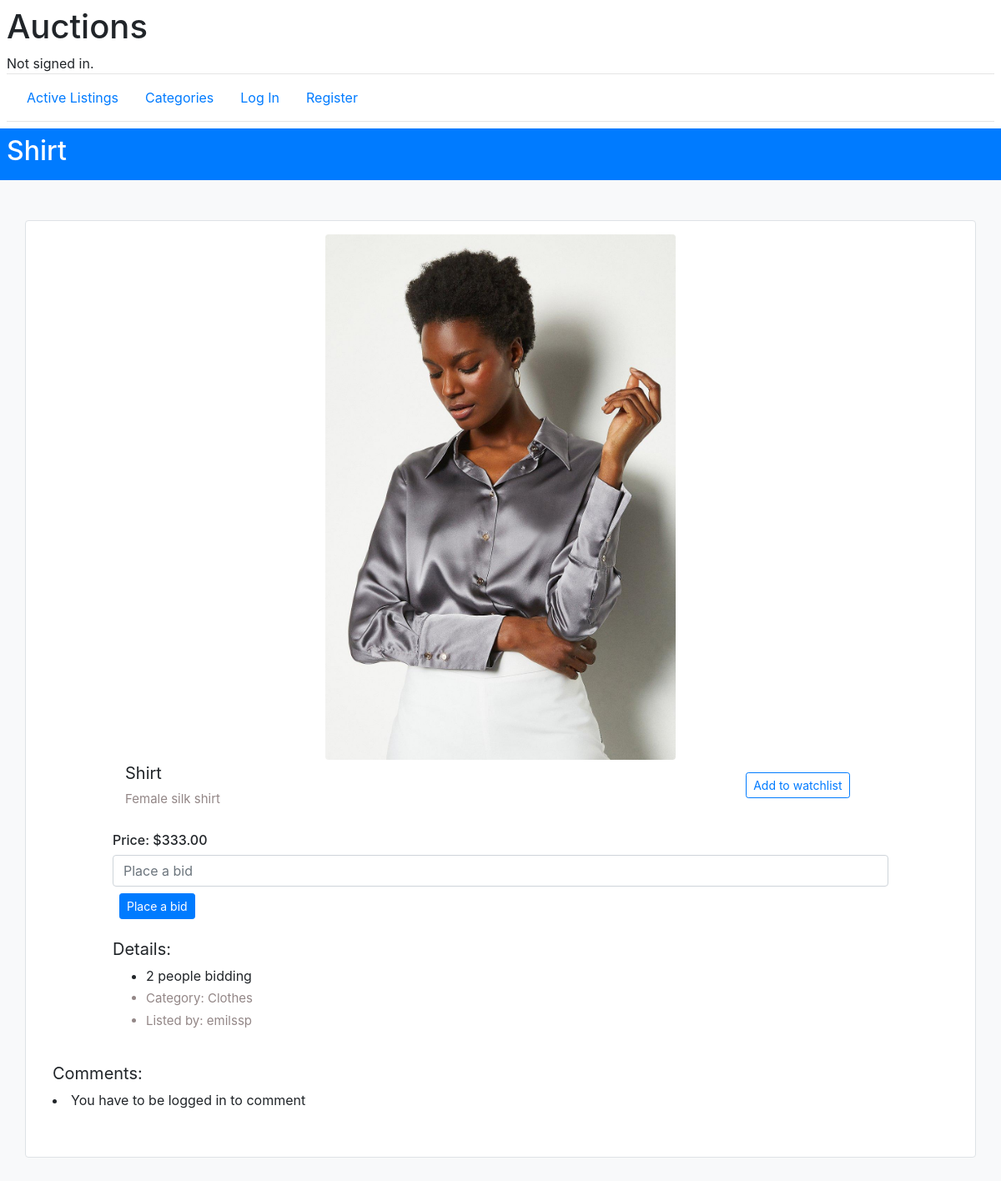
Screenshot of /listing/19/ with the database file from the repository.
### auctions/models.py (models this page shows, shortened)
class Item(models.Model):
    title = models.CharField(max_length=64)
    description = models.CharField(max_length=512)
    created_at = models.DateTimeField(auto_now_add=True)
    updated_at = models.DateTimeField(auto_now=True)
    start_price= models.DecimalField(max_digits=8, decimal_places=2)
    is_closed = models.BooleanField(default=False)
    image = models.ImageField(upload_to='items', default='items/default.jpg')
    watch=models.ManyToManyField(User, related_name='watch', blank=True, null=True)
    creator = models.ForeignKey(User, related_name='listings',blank=True, null=True, on_delete=models.SET_NULL)
    category = models.ForeignKey(Category, null=True, blank=True, related_name='listings', on_delete=models.SET_NULL)

class Bid(models.Model):
    item = models.ForeignKey(Item, on_delete=models.CASCADE, related_name='bids')
    bidder = models.ForeignKey(User, related_name='bids',on_delete=models.CASCADE)
    price = models.DecimalField(max_digits=10, decimal_places=2)

class Category(models.Model):
    title = models.CharField(max_length=32)
    def __str__(self):
        return f"{self.title}"

class User(AbstractUser):
    pass

### auctions/views.py (the view)
# urls.py: path("listing/<int:listing_id>/", views.listing, name="listing"),
def listing(request, listing_id):
    listing=Item.objects.get(pk=listing_id)
    bidders=[]
    for i in listing.bids.all():
        if i.bidder not in bidders:
            bidders.append(i.bidder)
    length=len(bidders)
    bid_ids = listing.bids.all().values('pk')
    max_bid=listing.start_price
    in_watchlist = request.user in listing.watch.all()
    max_bidder=None
    for bid_id in bid_ids:
        if Bid.objects.get(pk=bid_id['pk']).price>max_bid:
            max_bid=Bid.objects.get(pk=bid_id['pk']).price
            max_bidder = Bid.objects.get(pk=bid_id['pk']).bidder
    return render(request, "auctions/listing.html",{
        "item":listing,
        "title":listing.title,
        "price":max_bid,
        "bidders":length,
        "comments":Item.objects.get(pk=listing_id).comments.all(),
        "in_watchlist": in_watchlist,
        "bidder": max_bidder,
    })

### auctions/templates/auctions/listing.html (shortened to what this page needs)
{% extends "auctions/layout.html" %}
{% block name %}
<div class="bg-primary text-white p-2">
  <h2>{{title}}</h2>
</div>
{% endblock %}
{% block body %}
  <div class="container mt-5 mb-5 p-2 bg-white border rounded">
    <div class="d-flex justify-content-center row">
      <div class="col-md-10 ">
        <div class="col-md-12 mt-1 d-flex align-items-center justify-content-center">
          <div class="col-md-6 mt-1 ">
            <img class="img-fluid img-responsive rounded product-image" src="{{item.image.url}}">
          </div>
        </div>
          <div class="col-md-12 mt-1">
            <h5>{{item.title}}</h5>
            <div class="mt-1 mb-1 spec-1">{{item.description}}</div>
            {% if user.is_authenticated %}
              {% if in_watchlist %}
                <a class="btn btn-outline-danger btn-sm mt-2" style="position:absolute; top:5%; right:5%" href="{% url 'watchlist_remove' item.pk %}" type="button">Remove from watchlist</a>
              {% else %}
                <a class="btn btn-outline-primary btn-sm mt-2" style="position:absolute; top:5%; right:5%" href="{% url 'watchlist_add' item.pk %}" type="button">Add to watchlist</a>
              {% endif %}
              {% if user.pk == item.creator.pk %}
              {% if item.is_closed %}
                <a class="btn btn-outline-primary btn-sm mt-2" style="position:absolute; top:75%; right:5%" href="{% url 'open_bidding' item.pk %}" type="button">Open</a>
              {% else %}
                <a class="btn btn-outline-danger btn-sm mt-2" style="position:absolute; top:75%; right:5%" href="{% url 'close_bidding' item.pk %}" type="button">Close</a>
              {% endif %}
              {% endif %}
            {% else %}
              <a class="btn btn-outline-primary btn-sm mt-2" href="{% url 'not_logged'  %}" style="position:absolute; top:5%; right:5%" type="button">Add to watchlist</a>
            {% endif %}
            </div>
        <div class="d-flex flex-column mt-4">
          {% if not item.is_closed %}
            <form class="" action="{% url 'place_bid' item.id %}" method="post">
              <h6 class="mr-1">Price: ${{price}}</h6>
            <input type="number" class="form-control " name="bid" step=".01" value="" placeholder="Place a bid">
            <div class="p-2">
              <input type="submit" class="btn btn-primary btn-sm " value="Place a bid">
            </div>
          </form>
          {% else %}
          <p>Bidding for this objects is closed.</p>
            {% if bidder %}
              <p>Won by: {{bidder}}</p>
            {%endif%}
          {% endif %}
        </div>
        <div class="pt-3">
          <h5>Details:</h5>
          <ul>
            <li>{{bidders}} people bidding </li>
            {% if item.category %}
              <li class="mt-1 mb-1 spec-1">Category: {{item.category}}</li>
            {% endif %}
            <li class="mt-1 mb-1 spec-1">Listed by:{% if item.creator %} {{item.creator}} {%else%} Unknown {%endif%}</li>
          </ul>
        </div>
      </div>
    </div>
  <div class="card-body p-4">
    <h5>Comments:</h5>
    <div class="form-outline mb-4">
        {% if user.is_authenticated %}
      <form action="{% url 'add_comment' item.pk %}" method="post">
        {% csrf_token %}
        <textarea name="text" class="form-control m-2" rows="3" placeholder="Type comment..."></textarea>
        <input type="submit" class="btn btn-primary btn-sm ml-3" value="Add comment">
      </form>
        {% else %}
        <li>You have to be logged in to comment</li>
        {% endif %}
    </div>
    </div>
  </div>
{% endblock %}

### auctions/static/auctions/styles.css (style rules this page uses)
.product-image { width: 100%; }
.spec-1 { color: #938787; font-size: 15px; }
h5 { font-weight: 400; }

### rows the page displays
Item: title "Shirt", image (picture), description "Female silk shirt", category "Clothes", creator "emilssp"
Bid: price "333.00"

### other values shown
{{ bidders }} "2"
